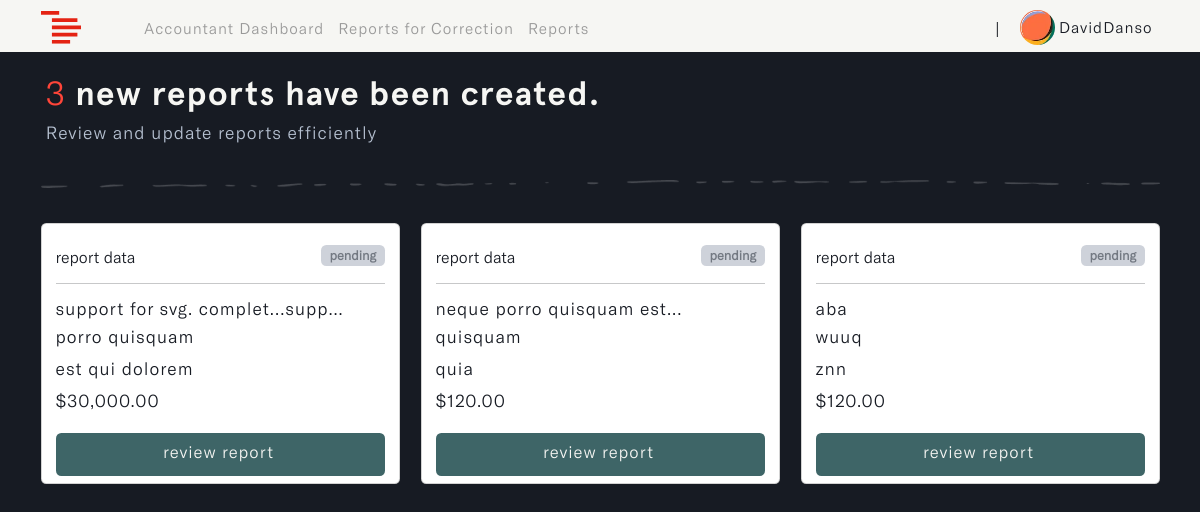
The page /admins/pending-reports (signed in) on the database as committed earlier.
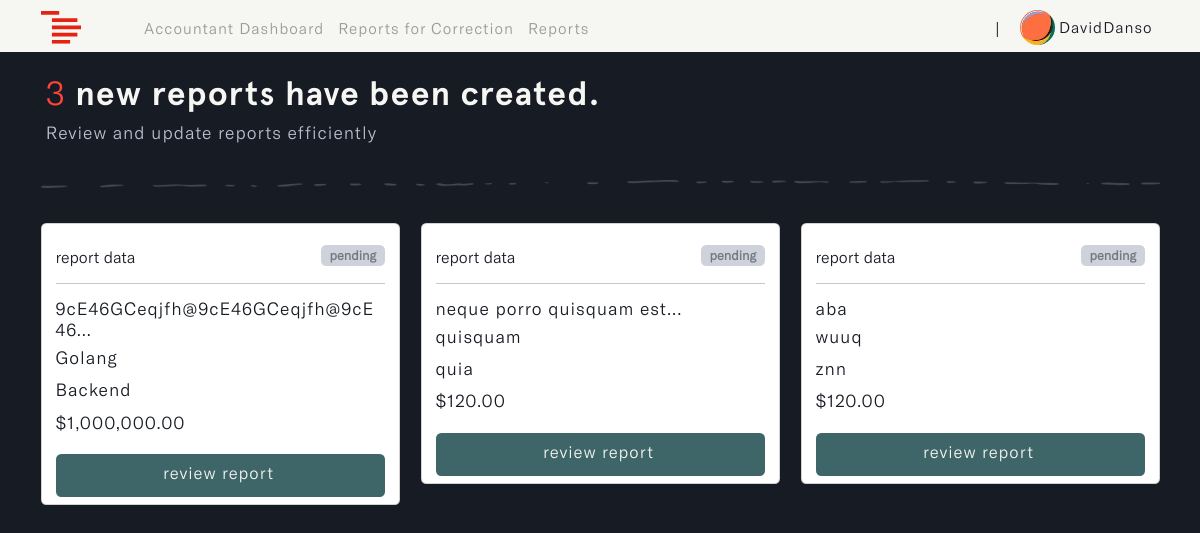
The same page on the database as committed later.
### accounts/models.py (models this page shows, shortened)
class User(AbstractUser):
    ROLES = (
        ('admin', 'Admin'),
        ('accountant', 'Accountant'),
        ('manager', 'Manager'),
    )
    role = models.CharField(max_length=20, choices=ROLES, default='admin')

class Profile(models.Model):
    user = models.OneToOneField(settings.AUTH_USER_MODEL, on_delete=models.CASCADE, blank=True, null=True)
    name = models.CharField(max_length=255, unique=True)
    username = models.CharField(max_length=255, unique=True, blank=True, null=True)
    email = models.EmailField(max_length=255, unique=True)
    updated_time_stamp = models.DateTimeField(auto_now=True)
    created_time_stamp = models.DateTimeField(auto_now_add=True)
    id = models.UUIDField(default=uuid.uuid4, primary_key=True, unique=True, editable=False)

### reports/models.py (models this page shows, shortened)
class Report(models.Model):
    STATUS = (
        ('pending', 'pending'),
        ('correction', 'correction'),
        ('approve', 'approve'),
        ('reject', 'reject')
    )
    account_owner = models.ForeignKey(Profile, on_delete=models.CASCADE, null=True, db_index=True)
    description = models.TextField(null=True, blank=True, db_index=True)
    main_category = models.CharField(max_length=255, null=True, blank=True, db_index=True)
    sub_category = models.CharField(max_length=255, null=True, blank=True, db_index=True)
    status = models.CharField(max_length=255, default="pending", null=True, blank=True, choices=STATUS, db_index=True)
    payment = models.DecimalField(max_digits=10, decimal_places=2, null=True, blank=True, db_index=True)
    updated_time_stamp = models.DateTimeField(auto_now=True, db_index=True)
    created_time_stamp = models.DateTimeField(auto_now_add=True, db_index=True)
    id = models.UUIDField(default=uuid.uuid4, primary_key=True, unique=True, editable=False)
    class Meta:
        ordering = ['-updated_time_stamp']

### u_admin/views.py (the view)
# urls.py: path('pending-reports', views.pending_reports, name='pending-reports'),
def pending_reports(request):
    user = request.user.profile
    pending_reports = Report.objects.filter(status='pending')
    pending_count = pending_reports.count()
    context = {
        'pending_reports': pending_reports,  # List of pending reports
        'count': pending_count,      # Total count of pending reports
    }
    return render(request, 'u_admin/pending-reports.html', context)

### u_admin/templates/u_admin/pending-reports.html (shortened to what this page needs)
{% load static %}
{% load widget_tweaks %}
{% load humanize %}
<!DOCTYPE html>
<html lang="en" class="js has-scroll-init has-scroll-smooth">
  <head>
    <link rel="stylesheet" href="{% static '/css/bootstrap.min.css' %}" />
    <link rel="stylesheet" href="{% static '/css/pending-reports.css' %}" />
  </head>
  <body
    id="pageTop"
    class="page-content"
    data-spy="scroll"
    data-target="#mainNav"
  >
    {% include 'nav.html' %}
    <main>
      <div data-scroll class="page page--layout-2" id="main">
        {% if pending_reports %}
        <div id="hero">
          <div class="container-fluid">
            <div class="hero-intro">
              <h1>
                <span>{{count}}</span> new report{{ count|pluralize }} have been
                created.
              </h1>
              <p>Review and update reports efficiently</p>
            </div>
          </div>
        </div>
        <div id="correction">
          <div class="container">
            <img
              src="{% static 'images/line.png'%}"
              class="img-fluid d-flex mx-auto"
              id="page_line"
              alt="page_line"
            />
            <div class="row">
              {% for report in pending_reports %}
              <div class="col-md-4" id="correction-card">
                <div class="card">
                  <div class="card-body">
                    <small
                      >report data
                      <span class="badge pending">pending</span></small
                    >
                    <hr />
                    <h3 id="description">
                      {{report.description|truncatechars:32}}
                    </h3>
                    <h3 id="main_cat">
                      {{report.main_category|truncatechars:32}}
                    </h3>
                    <h3 id="sub_cat">
                      {{report.sub_category|truncatechars:32}}
                    </h3>
                    <h3 id="payment">
                      ${{ report.payment|floatformat:2|intcomma }}
                    </h3>
                    <div class="d-grid gap-2">
                      <a
                        href="{% url 'report-edit' report.id %}"
                        id="correction_btn"
                        class="btn"
                      >
                         review
                        report
                      </a>
                    </div>
                  </div>
                </div>
              </div>
              {% endfor %}
            </div>
          </div>
        </div>
        {% endif %}
      </div>
    </main>
  </body>
</html>

### templates/nav.html (shortened to what this page needs)
{% load static %}
{% load active_link_tags %}
<nav class="navbar navbar-expand-lg fixed-top menu" id="mainNav">
  <div class="container">
    <a class="navbar-brand" href="#">
      <img
        src="{% static 'images/logo.svg' %}"
        class="img-fluid"
        id="logo"
        alt="logo"
      />
    </a>
    <div class="collapse navbar-collapse" id="navbarSupportedContent">
      {% if request.user.role == 'admin' %}
      <ul class="navbar-nav me-auto mb-2 mb-lg-0 left--links">
        <li class="nav-item">
          <a
            class="nav-link {% active_link 'dashboard' %}"
            href="{% url 'dashboard' %}"
            >Admin Dashboard</a
          >
        </li>
        <li class="nav-item">
          <a class="nav-link {% active_link 'users' %}" href="{% url 'users' %}"
            >Users</a
          >
        </li>
        <li class="nav-item">
          <a
            class="nav-link {% active_link 'pending-reports' %}"
            href="{% url 'pending-reports' %}"
            >Pending Reports</a
          >
        </li>
      </ul>
      {% elif request.user.role == 'accountant' %}
      <ul class="navbar-nav me-auto mb-2 mb-lg-0 left--links">
        <li class="nav-item">
          <a
            class="nav-link {% active_link 'a_dashboard' %}"
            href="{% url 'a_dashboard' %}"
            >Accountant Dashboard</a
          >
        </li>
        <li class="nav-item">
          <a
            class="nav-link {% active_link 'corrections' %}"
            href="{% url 'corrections' %}"
            >Reports for Correction</a
          >
        </li>
        <li class="nav-item">
          <a
            class="nav-link {% active_link 'reports' %}"
            href="{% url 'reports' %}"
            >Reports</a
          >
        </li>
      </ul>
      {% endif %}
      <ul class="navbar-nav mb-2 mb-lg-0" id="rightNav">
        <li class="nav-item align-self-center" id="nav_span"><span>|</span></li>
        <li class="nav-item dropdown">
          <a class="nav-link" href="{% url 'profile' %}">
            <img
              id="profile_img"
              src="{% static '/images/avatar.webp' %}"
              class="img-fluid rounded-circle"
              alt="profile_img"
            />
            <small>{{request.user.profile.name}}</small>
          </a>
        </li>
      </ul>
    </div>
  </div>
</nav>

### static/css/pending-reports.css (style rules this page uses)
*, *::after, *::before { box-sizing: border-box; margin: 0; padding: 0; }
html, body { box-sizing: border-box; font-size: 14px; margin: 0; padding: 0; width: 100%; overflow-x: hidden; background: var(--main-color); -webkit-font-smoothing: antialiased; -moz-osx-font-smoothing: grayscale; scroll-behavior: smooth; }
a { text-decoration: none; }
.page-content { --main-color: #171b23; --text-color: #f6f6f3; --header-font: "Apercu-Bold"; --text-font: "GTAmerica-Light"; }
a { text-decoration: none; color: var(--accent-color); }
#mainNav { transform: translateY(0); transition: padding-top 0.3s, padding-bottom 0.3s; padding-top: 3px; padding-bottom: 0px; background: var(--text-color); transform: translateY(0); opacity: 1; z-index: 9; width: 100vw; }
#profile_img { width: 35px; }
#mainNav small { font-size: 1.2rem; font-family: var(--text-font); color: var(--main-color); letter-spacing: 1px; vertical-align: middle; }
#mainNav .navbar-brand { color: #8858d1; }
.left--links a { font-family: var(--text-font); color: #999; letter-spacing: 1px; font-size: 1.2rem; line-height: normal; }
#nav_span { margin-left: 12px; margin-right: 12px; }
#hero { margin-top: 6%; }
.hero-intro { margin: 3%; }
.hero-intro h1 { font-size: 4.2vh; font-family: var(--header-font); color: var(--text-color); letter-spacing: 1px; }
.hero-intro h1 span { font-family: var(--text-font); color: #ff4539; }
.hero-intro p { font-size: 2.2vh; font-family: var(--text-font); color: #b5c0d0; letter-spacing: 1px; line-height: 1.3; }
#page_line { margin-top: 3%; }
#correction { margin-top: 2%; }
#correction-card { margin-top: 3%; }
#correction-card small { font-size: 2vh; font-family: var(--text-font); color: var(--main-color); }
#correction-card h3 { font-size: 2.2vh; font-family: var(--text-font); color: var(--main-color); letter-spacing: 1px; }
#correction-card .pending { background: #c1c7d1ca; color: #5b616bca; font-size: 1.6vh; float: right; }
#correction_btn { color: var(--text-color); letter-spacing: 1px; font-family: var(--text-font); font-size: 1.2rem; background-color: #3e6567; transition: all 0.5s ease-in-out; margin-top: 3%; margin-bottom: -2%; }
@media (min-width: 1200px) { #mainNav small { font-size: 1.1rem; } }
@media (min-width: 1200px) { .left--links { margin-left: 4%; } }
@media (min-width: 1200px) { .left--links a { font-size: 1.1rem; } }

Rows that differ between the two databases and show on the page:
no longer on this page (row edited): Report: description "support for svg. complet...supp…", main_category "porro quisquam", sub_category "est qui dolorem", payment "30,000.00"
added Report: description "9cE46GCeqjfh@9cE46GCeqjfh@9cE46…", main_category "Golang", sub_category "Backend", payment "1,000,000.00"
